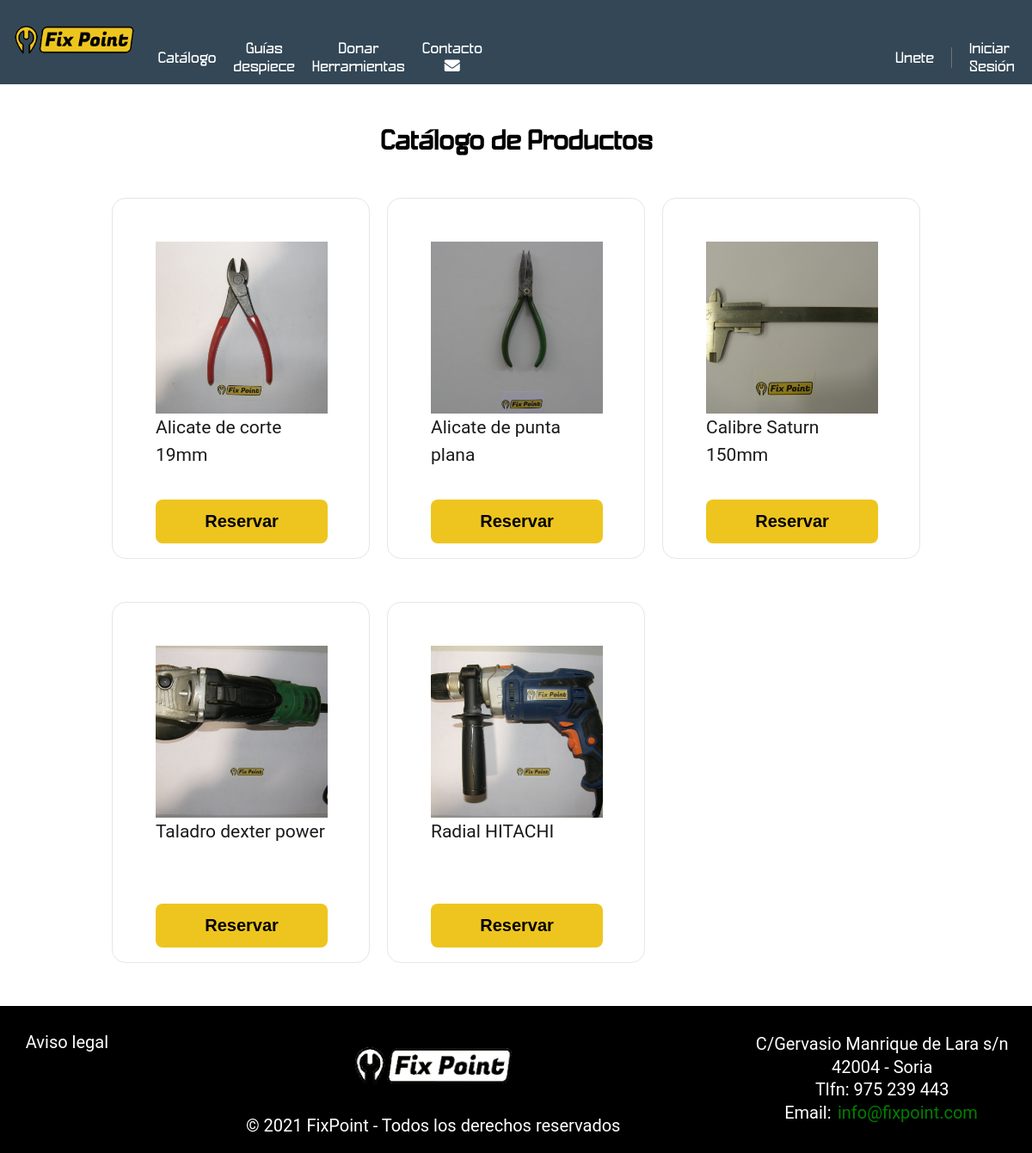
The page /productos.php on the database its author committed.
### tables this page shows
create table herramienta
(
    id_herramienta int primary key auto_increment,
    nombre         varchar(200) not null unique,
    modelo         varchar(70),
    marca          varchar(70),
    disponible     boolean      not null,
    foto           varchar(200) not null,
    observaciones  varchar(255),
    idCategoria    int          not null,
    constraint fk_idCategoria_herramienta foreign key (idCategoria)
        references categoria (idCategoria)
        on update cascade
);

### web/Connection.php (called while the page is built, shortened)
<?php
class Connection
{
    private static PDO $connection;
    public static function __constructStatic()
    {
        try {
            $db_host = $_SERVER['DB_HOST'];
            $db_name = $_SERVER['DB_NAME'];
            $u_name = $_SERVER['DB_USER'];
            $u_pass = $_SERVER['DB_PASS'];
            $conn = new PDO("mysql:host=$db_host;dbname=$db_name", $u_name, $u_pass);
            $conn->setAttribute(PDO::ATTR_ERRMODE, PDO::ERRMODE_EXCEPTION);
            self::$connection = $conn;
        } catch (PDOException $e) {
            echo "Conexion fallida: " . $e->getMessage();
        }
    }
    public static function executeQuery($query = null)
    {
        return self::$connection->query($query);
    }
}

### web/productos.php (the view, shortened to what this page needs)
<?php
require "functions.php";
$args = [
    'title' => 'Productos',
    'styles' => [
        'css/footer.css',
        'css/index.css',
        'css/header.css',
        'css/ventanasModales.css',
        'css/productos.css',
    ],
    'scripts' => [
        'js/menu.js',
        'js/modales.js',
        'js/scriptRegistro.js',
        'js/logout.js',
    ]
];
function createCard($title = '', $img = '', $id = ''): string
{
    $estado = Connection::executeQuery('SELECT `disponible` FROM `herramienta` WHERE `id_herramienta` = "'.$id.'";')->fetchAll();
    $card = '
        <div class="card-wrapper">
            <div class="card">
                <div class="image">
                    <img src="./img/herramientas/'.$img.'" alt="'.$title.'">
                </div>
                <div class="title">
                    '.$title.'
                </div>
                <div class="boton-wrapper">';
    if ($estado[0]['disponible']==0) {
        $card .= '<button type="button" class="botonDesactivo" disabled>No Disponible</button>';
    } else {
        $card .= '
        <form action="" method="post" id="forAlquilar">
            <input type="hidden" name="id" value="'.$id.'">
            <input type="submit" class="boton" value="Reservar" name="btnReservar">
        </form>';
    }
    $card .= '
                    </div>
                </div>
             </div>';
    return $card;
}
function getContent($modalAlquiler)
{
    $query = Connection::executeQuery("select * from herramienta")->fetchAll();
    $cards = '';
    foreach ($query as $tool) {
        $cards .= createCard($tool['nombre'], $tool['foto'], $tool['id_herramienta']);
    }
    $content = '
    <div class="product-container-text-wrapper">
        <div class="product-container-text">
        <h2 class="blackTittle">Catálogo de Productos<h2>
        </div>
    </div>
    '.$modalAlquiler.'
    <div class="product-container-wrapper">
        <div class="product-container">
            '.$cards.'
        </div>
    </div>
    ';
    echo $content;
}
getHeader($args);
$modalAlquiler = '';
getContent($modalAlquiler);
getFooter($args);

### web/functions.php (shortened to what this page needs)
<?php
function getHeader($headerArgs = null): void
{
    $structure = '
    <!DOCTYPE html>
    <html lang="es">
    <head>
        <meta charset="UTF-8">
        <link rel="stylesheet" href="https://cdnjs.cloudflare.com/ajax/libs/font-awesome/5.15.2/css/all.min.css">
        <link rel="icon" type="image/x-icon" href="img/favicon.png">
        <title>' . $headerArgs['title'] . '</title>';
    foreach ($headerArgs['styles'] as $style) {
        $structure .= '<link rel="stylesheet" href="' . $style . '">';
    }
    foreach ($headerArgs['scripts'] as $script) {
        $structure .= '<script src="' . $script . '"></script> ';
    }
    $structure .= '
    </head>
    <body>';
    $structure .= navbar();
    $structure .= crearUsuario();
    $structure .= iniciarSesion();
    $structure .= confirmarGuia();
    echo($structure);
}
function navbar(): string
{
    $nav = '
    <header>
    <div class="container">
        <a class="logo" href="index.php"><img id="logoNavbar" src="./img/LogoFix-250px.png" alt="FixPoint LOGO"></a>
    </div>
    <nav id="site-nav" class="site-nav">
        <div class="linksNav"><a href="productos.php">Catálogo</a></div>
        <div class="linksNav"><a href="guiasVista.php">Guías despiece</a></div>
        <div class="linksNav"><a href="donarHerramientas.php">Donar Herramientas</a></div>
        <div class="linksNav"><a id="iniciarSesionTablet" href="contacto.php">Contacto <i class="fas fa-envelope"></i></a></div>
        <div class="Login" id="Login">
    ';
    if (!isset($_SESSION["logged"])) {
        $nav .= '
            <div class="Login-a"><a id="unirse" href="#">Unete</a></div>
            <div class="icon-bar"></div>
            <div class="Login-a"><a id="iniciarSesion" href="#">Iniciar Sesión</a></div>
        ';
    }
    $nav .= '
            </div>
        </nav>
        ';
    if (!isset($_SESSION["logged"])) {
        $nav .= '<div class="iconoLogin"><a href="#"><i id="iconIniciarSesion" class="far fa-user"></i></a></div>';
    }
    $nav .= '
        <div id="menu-toggle" class="menu-toggle" onclick="cambiarClase()"> <!-- Usamos javascript nativo por lo que añadimos un evento
        en nuestro caso onClick que llama al menu-->
            <div class="hamburger"></div>
        </div>
    </header>
    ';
    return $nav;
}
function iniciarSesion(): string
{
    $msg = "";
    return '
    <div class="modalIniciarSesion" id="modalIniciar">
        <div class="modalContenido">
            <div class="modalHeader">
                <span class="cerrar">&times;</span>
                <h1 id="tituloIniciar">Iniciar Sesión</h1>
                <p class="pCrearCuenta">Nuevo? <a class="enlace" id="iniciarSesion_txtCrear" href="#">Crear una cuenta</a></p>
            </div>
            <div class="modalBody">
                <form Class="paddingForm" action="" method="post">
                    <label class="textoForm" for="correo">Correo electrónico</label><br>
                    <input class="redondeado" type="email" placeholder="Email@ejemplo.com" name="correo"
                    required title="Utiliza un correo válido, con esta estructura:Email@ejemplo.com" autofocus><br><br>
                    <label class="textoForm" for="pass">Contraseña</label>
                    <input class="redondeado" type="password" name="pass"
                    title="Una contraseña válida es un conjuto de caracteres, donde cada uno consiste de una letra mayúscula o minúscula, o un dígito.
                    La contraseña debe empezar con una letra y contener al menor un dígito" required><br>
                    <p><input type="submit" formaction="#modalIniciar" class="btn-iniciarSesion" value="Iniciar sesión"></p>
                    <p id="loginErrorMessage">' . $msg . '</p>
                </form>
            </div>
        </div>
    </div>
    ';
}
function getFooter($footerArgs = null)
{
    $structure = '
    <footer>
        <aside class="footerAsideizquierda">
            <p><a href="avisoLegal.html" target="_blank">Aviso legal</a></p>
        </aside>
        <section class="footerSectionCentro">
            <img id="logoByN" src="./img/LogoFix(b&w).png" alt="FixPoint">
            <p>© 2021 FixPoint - Todos los derechos reservados</p>
        </section>
        <aside class="footerAsideDerecha">
            <p>C/Gervasio Manrique de Lara s/n</p>
            <p>42004 - Soria</p>
            <p>Tlfn: 975 239 443</p>
            <p>Email: <a href="mailto:info@fixpoint.com">info@fixpoint.com</a></p>
        </aside>
    </footer>
    ';
    $structure .= '
        </body>
    </html>
    ';
    echo($structure);
}
function confirmarGuia(): string
{
    return '
    <div class="modalConfirmarGuia" id="modalConfirmarGuia">
        <div class="modalContenidoConfirmar">
            <div class="modalHeaderConfirmar">
                <h1 id="tituloConfirmarGuia">¿Confirmar y añadir la guía creada?</h1>
            </div>
            <div class="modalBodyConfirmar">
                <form action="" method="post">
                    <div class=botones>
                        <input type="submit" id="btnAceptarGuia"  formaction="./guiaDespiecePaso.php" name="btnConfirmarPasoAceptar" value="Aceptar">
                        <input type="submit" id="btnCancelarGuia" value="Cancelar">
                    </div>
                </form>
            </div>
        </div>
    </div>
    ';
}

### web/css/footer.css (style rules this page uses)
footer { background-color: black; color: white; padding: 10px 5px; display: grid; grid-template-columns: auto; grid-template-rows: auto auto auto; }
.footerAsideizquierda { text-align: center; margin-top: 5vw; }
.footerAsideizquierda > p > a { text-decoration: none; font-size: 20px; color: white; }
.footerSectionCentro { text-align: center; }
.footerSectionCentro > p { font-size: 20px; margin: 10px; }
.footerAsideDerecha { text-align: center; margin-top: 20px; }
.footerAsideDerecha > p { font-size: 20px; }
.footerAsideDerecha a { color: green; text-decoration: none; }
#logoByN { width: 50%; margin-top: 20px; }
@media (min-width: 768px) { footer { grid-template-columns: auto auto auto; grid-template-rows: auto; } }
@media (min-width: 768px) { .footerAsideizquierda * { margin: 0.4vw; } }
@media (min-width: 768px) { .footerSectionCentro * { margin: 0.4vw; } }
@media (min-width: 768px) { .footerAsideDerecha * { margin: 0.4vw; } }
@media (min-width: 768px) { .footerAsideizquierda { text-align: left; margin-top: 20px; margin-left: 20px; } }
@media (min-width: 768px) { .footerSectionCentro { text-align: center; } }
@media (min-width: 768px) { .footerAsideDerecha { text-align: right; margin-right: 20px; } }
@media only screen and (min-width:1200px) { .footerAsideizquierda { margin-top: 20px; margin-left: 20px; line-height: 20px; } }
@media only screen and (min-width:1200px) { .footerAsideizquierda * { margin: 0.2vw; } }
@media only screen and (min-width:1200px) { .footerSectionCentro * { margin: 0.2vw; } }
@media only screen and (min-width:1200px) { .footerAsideDerecha * { margin: 0.2vw; } }

### web/css/index.css (style rules this page uses)
* { box-sizing:border-box; margin: auto; }
h2 { color: white; font-family: 'Patinio Futura'; font-size: xx-large; margin: 0px; }
p { font-family: 'Roboto'; }
img { width: 100%; height: 100%; object-fit: cover; }
body { background-color: black; }
a { text-decoration: none; }
.blackTittle { color: black; text-align: center; margin: 20px; }

### web/css/header.css (style rules this page uses)
body { background: white; font-family: 'Roboto', sans-serif; }
header { font-family: 'Patinio Futura', serif; font-size: 18px; background: #334756; position: relative; display: flex; }
header::after { content: ''; clear: both; display: block; }
.Login { display: none; }
.logo { margin: 0; }
.site-nav { display: none; }
.linksNav { padding: 10px; width: 100%; text-align: center; }
.site-nav a { color: white; text-decoration: none; }
@media (min-width: 768px) { .Login { display: none; } }
@media only screen and (min-width: 1200px) { .site-nav { margin-top: 1%; position: absolute; right: 0; background: #334756; } }
@media only screen and (min-width: 1200px) { .Login > div { display: inline-block; } }
@media only screen and (min-width: 1200px) { .Login-a { padding-left: 20px; padding-right: 20px; } }
@media only screen and (min-width: 1200px) { .Login-a > a { color: white; text-decoration: none; } }
@media only screen and (min-width: 1200px) { .Login { display: flex; margin-left: 450px; padding: inherit; } }
@media only screen and (min-width: 1200px) { .site-nav { background: transparent; clip-path: initial; display: flex; position: relative; margin-top: 2em; margin-left: 0; } }

### web/css/ventanasModales.css (style rules this page uses)
p { text-align: center; }

### web/css/productos.css (style rules this page uses)
@media (min-width: 0px) { .product-container { grid-template-columns: repeat(1, minmax(0px, 1fr)); } }
@media (min-width: 768px) { .product-container { grid-template-columns: repeat(2, minmax(0px, 1fr)); } }
@media (min-width: 1200px) { .product-container { grid-template-columns: repeat(3, minmax(0px, 1fr)); } }
.product-container-text-wrapper { width: 80%; margin: 50px auto; }
.product-container-text { text-align: center; font-size: 21px; line-height: 32px; color: rgb(26, 26, 26); }
.product-container-wrapper { width: 80%; margin: auto; }
.product-container { display: inline-grid; width: 100%; }
.card-wrapper { width: 300px; height: 420px; padding: 50px; border: 1px solid rgb(230, 230, 230); border-radius: 16px; box-sizing: border-box; margin-bottom: 50px; }
.card-wrapper > .card { width: 200px; height: 300px; }
.card > .image { height: 200px; object-fit: contain; }
.card > .title { height: 100px; font-size: 21px; line-height: 32px; color: rgb(26, 26, 26); }
.boton, .botonDesactivo { width: 100%; height: 100%; border: 0; text-align: center; display: inline-block; padding: 14px; color: #000000; background-color: #eec51f; border-radius: 8px; font-size: 20px; cursor: pointer; font-weight: 600; text-decoration: none; transition: box-shadow 200ms ease-out; }
.boton { margin-top: 0; }

### rows shown on the page
herramienta: foto+nombre (picture), nombre "Alicate de corte 19mm"
herramienta: foto+nombre (picture), nombre "Alicate de punta plana"
herramienta: foto+nombre (picture), nombre "Calibre Saturn 150mm"
herramienta: foto (picture), nombre "Taladro dexter power"
herramienta: foto (picture), nombre "Radial HITACHI"
